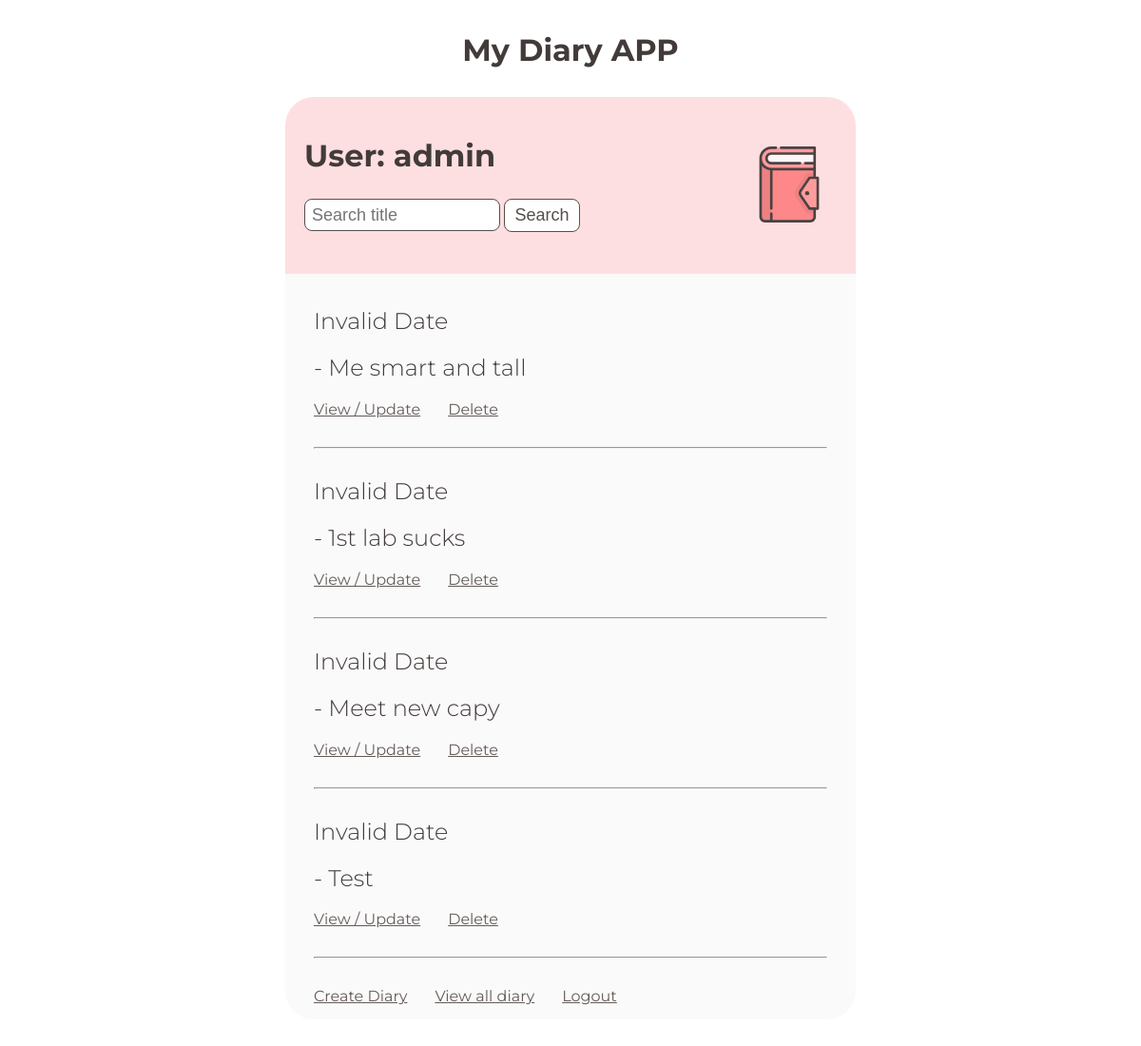
Page /index/ (signed in) on the committed database.
### main/models.py (models this page shows, shortened)
class Diary(models.Model):
    user = models.ForeignKey(User, on_delete = models.CASCADE, null = True, blank = True)
    title = models.CharField(max_length = 128, null = True)
    body = RichTextField(blank = True, null = True)
    created = models.CharField(default = timezone.now, max_length = 128)
    order = models.DateTimeField(auto_now_add = True, null = True)
    color = models.ForeignKey(Color, on_delete = models.CASCADE, null = True)
    class Meta:
        ordering = ['-order']

### main/views.py (the view)
# urls.py: path("index/", views.index, name = "index"),
def index(request):
    if not request.user.is_authenticated:
        return redirect(reverse_lazy("main:signin"))
    search_input = request.GET.get("search-area") or ""
    if search_input:
        diarys = Diary.objects.filter(user = request.user,
                                      title__icontains = search_input)
    else:
        diarys = Diary.objects.filter(user = request.user)
    return render(request, "main/index.html", {
        "diarys" : diarys,
    })

### main/models.py (called while the page is built)
    def __str__(self):
        return self.color

### main/templates/main/index.html (shortened to what this page needs)
{% load static %}
<!DOCTYPE html>
<html>
<head>
    <link href="{% static 'main/style.css' %}" rel="stylesheet">
</head>
<body>
    <div class="nav-container">
        <h1>
            My Diary APP
        </h1>
    </div>
    <div class="main-container">
        <div class="head-container">
            <h1>
                <img src="{% static 'images/favicon.svg' %}" class="main-icon">
                User: {{ request.user.username }}
            </h1>
            <form method="get">
                <input class="submit-input" type="text" name="search-area" placeholder=" Search title">
                <button class="submit-button" type="submit">Search</button>
            </form>
        </div>
        <div class="diary-container">
            {% for diary in diarys %}
            <div>
                <h2 class="color-mark" id="color_mark_{{ forloop.counter }}">
                </h2>
                <h2 id="created_time_{{ forloop.counter }}">
                </h2>
            </div>
            <h2>
                - {{ diary.title }}
            </h2>
            <a href = "{% url 'main:update' diary.id %}">View / Update</a>
            <a href = "{% url 'main:delete' diary.id %}">Delete</a>
            <hr>
            {% empty %}
            <h2>
                No diary found
            </h2>
            <br>
            {% endfor %}
            <a href = "{% url 'main:create' %}">Create Diary</a>
            <a href = "{% url 'main:index' %}">View all diary</a>
            <a href = "{% url 'main:signout' %}">Logout</a>
        </div>
    </div>
</body>
</html>

### main/static/main/style.css (style rules this page uses)
.nav-container { margin: 10px auto; padding-top: 2px; max-width: 600px; text-align: center; color: #423b39; }
.main-container { margin: 30px auto; max-width: 600px; color: #423b39; }
.main-icon { max-height: 80px; margin: 10px; float: right; opacity: 0.7; }
.head-container { background-color: #FEDFE1; padding: 20px; border-radius: 30px 30px 0px 0px; }
.diary-container { background-color: #FAFAFA; padding: 15px 30px 15px 30px; border-radius: 0px 0px 30px 30px; }
.submit-input { outline: none; border-style: solid; border-radius: 8px; background-color: white; color: #574f4c; border-color: #574f4c; border-width: 1.5px; height: 30px; width: 200px; margin-bottom: 25px; margin-top: 5px; font-size: 18px; }
.submit-button { outline: none; border-style: solid; border-radius: 8px; border-width: 1.5px; background-color: white; color: #574f4c; border-color: #574f4c; height: 35px; width: 80px; font-size: 18px; }
.color-mark { float: right; width: 20px; height: 20px; border-radius: 15px; margin-top: 5px; margin-right: 15px; opacity: 0.5; }
hr { margin-bottom: 30px; margin-top: 30px; }
a { font-family: 'Montserrat'; color: #645b58; margin-right: 25px; }
h1 { font-family: 'Montserrat'; }
h2 { font-family: 'Montserrat'; font-weight: 300; }

### rows in the picture
Diary: title "Me smart and tall"
Diary: title "1st lab sucks"
Diary: title "Meet new capy"
Diary: title "Test"

### other values in the picture
{{ request.user.username }} "admin"
